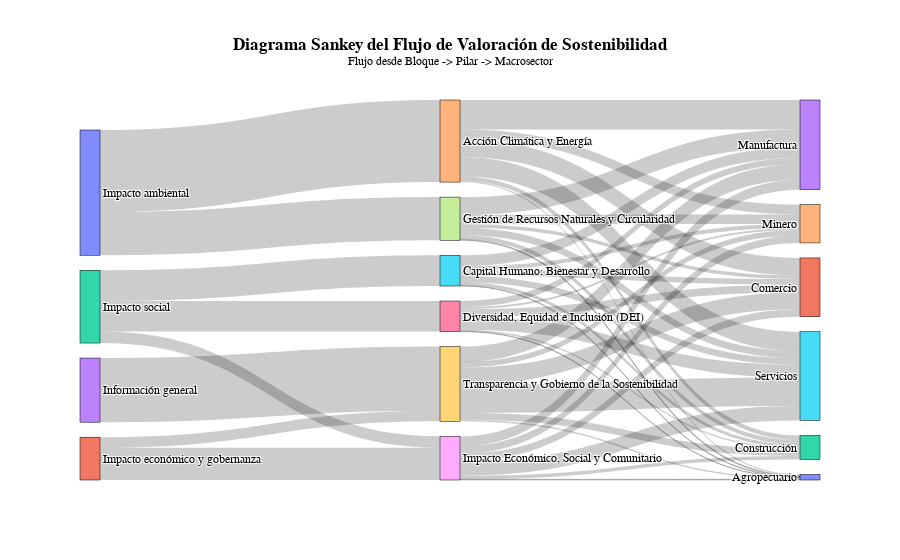

The code cell stored with this chart in its notebook:
### Markdown cell above
## 7. Diagrama Sankey de Flujo de Valoración

### Code cell
# 1. Preparación de Datos para el Sankey
# Se necesita una lista de flujos: origen (source), destino (target) y valor (value).
# El flujo es: Bloque -> Nombre Pilar -> Macrosector

# Flujo 1: Bloque a Nombre Pilar
flow1 = raw_data.groupby(['Bloque', 'Nombre Pilar'])['valoracionPonderada'].sum().reset_index()
flow1.rename(columns={'Bloque': 'source', 'Nombre Pilar': 'target', 'valoracionPonderada': 'value'}, inplace=True)

# Flujo 2: Nombre Pilar a Macrosector
flow2 = raw_data.groupby(['Nombre Pilar', 'Macrosector'])['valoracionPonderada'].sum().reset_index()
flow2.rename(columns={'Nombre Pilar': 'source', 'Macrosector': 'target', 'valoracionPonderada': 'value'}, inplace=True)

# Combinar ambos flujos en un único DataFrame
sankey_data = pd.concat([flow1, flow2], axis=0)

# Filtrar flujos con valor cero para no saturar el gráfico
sankey_data = sankey_data[sankey_data['value'] > 0]

# Crear una lista única de todos los nodos (orígenes y destinos)
unique_nodes = pd.unique(sankey_data[['source', 'target']].values.ravel('K'))

# Crear un diccionario para mapear cada nodo a un índice numérico
node_mapping = {node: i for i, node in enumerate(unique_nodes)}

# Reemplazar los nombres de los nodos por sus índices en el DataFrame de flujos
sankey_data['source_id'] = sankey_data['source'].map(node_mapping)
sankey_data['target_id'] = sankey_data['target'].map(node_mapping)

# 2. Creación del Gráfico Sankey con Plotly Graph Objects
fig_sankey = go.Figure(data=[go.Sankey(
    node=dict(
      pad=15,
      thickness=20,
      line=dict(color="black", width=0.5),
      label=unique_nodes,
    ),
    link=dict(
      source=sankey_data['source_id'],
      target=sankey_data['target_id'],
      value=sankey_data['value']
  ))])

# 3. Personalización y Estilo del Gráfico
fig_sankey.update_layout(
    title_text="<b>Diagrama Sankey del Flujo de Valoración de Sostenibilidad</b><br><sup>Flujo desde Bloque -> Pilar -> Macrosector</sup>",
    title_x=0.5,
    font=dict(family="Arial, sans-serif", size=12, color="black")
)

fig_sankey.show()
save_chart_as_html(fig_sankey, '07_sankey_diagram_sustainability_flows.html')
# Save as image
fig_sankey.write_image("img/07_sankey_diagram_sustainability_flows.png", width=1000, height=800, scale=2)

### Figure 1 — Plotly figure (JSON) as saved in the notebook; plotly's stock layout.template omitted (floating-point values rounded to 4 significant figures)
{"data": [{"link": {"source": [0, 0, 1, 1, 2, 2, 2, 3, 4, 4, 4, 4, 4, 4, 5, 5, 5, 5, 5, 5, 6, 6, 6, 6, 6, 6, 7, 7, 7, 7, 7, 7, 8, 8, 8, 8, 8, 8, 9, 9, 9, 9, 9, 9], "target": [4, 7, 8, 9, 5, 6, 8, 9, 10, 11, 12, 13, 14, 15, 10, 11, 12, 13, 14, 15, 10, 11, 12, 13, 14, 15, 10, 11, 12, 13, 14, 15, 10, 11, 12, 13, 14, 15, 10, 11, 12, 13, 14, 15], "value": [7887.0, 4147.0, 3099.0, 1013.0, 2954.0, 2937.0, 1101.0, 6163.0, 123.8, 1694.0, 434.0, 2829.0, 941.9, 1864.0, 57.14, 541.6, 309.5, 1050.0, 380.4, 615.7, 42.86, 740.0, 141.7, 586.9, 198.0, 1227.0, 95.24, 337.8, 408.0, 1700.0, 916.9, 689.3, 71.43, 709.0, 342.6, 964.0, 715.5, 1397.0, 142.9, 1624.0, 666.7, 1484.0, 523.1, 2735.0]}, "node": {"label": ["Impacto ambiental", "Impacto económico y gobernanza", "Impacto social ", "Información general", "Acción Climática y Energía", "Capital Humano: Bienestar y Desarrollo", "Diversidad, Equidad e Inclusión (DEI)", "Gestión de Recursos Naturales y Circularidad", "Impacto Económico, Social y Comunitario", "Transparencia y Gobierno de la Sostenibilidad", "Agropecuario", "Comercio", "Construcción", "Manufactura", "Minero", "Servicios"], "line": {"color": "black", "width": 0.5}, "pad": 15, "thickness": 20}, "type": "sankey"}], "layout": {"font": {"color": "black", "family": "Arial, sans-serif", "size": 12}, "title": {"text": "<b>Diagrama Sankey del Flujo de Valoración de Sostenibilidad</b><br><sup>Flujo desde Bloque -> Pilar -> Macrosector</sup>", "x": 0.5}}}
